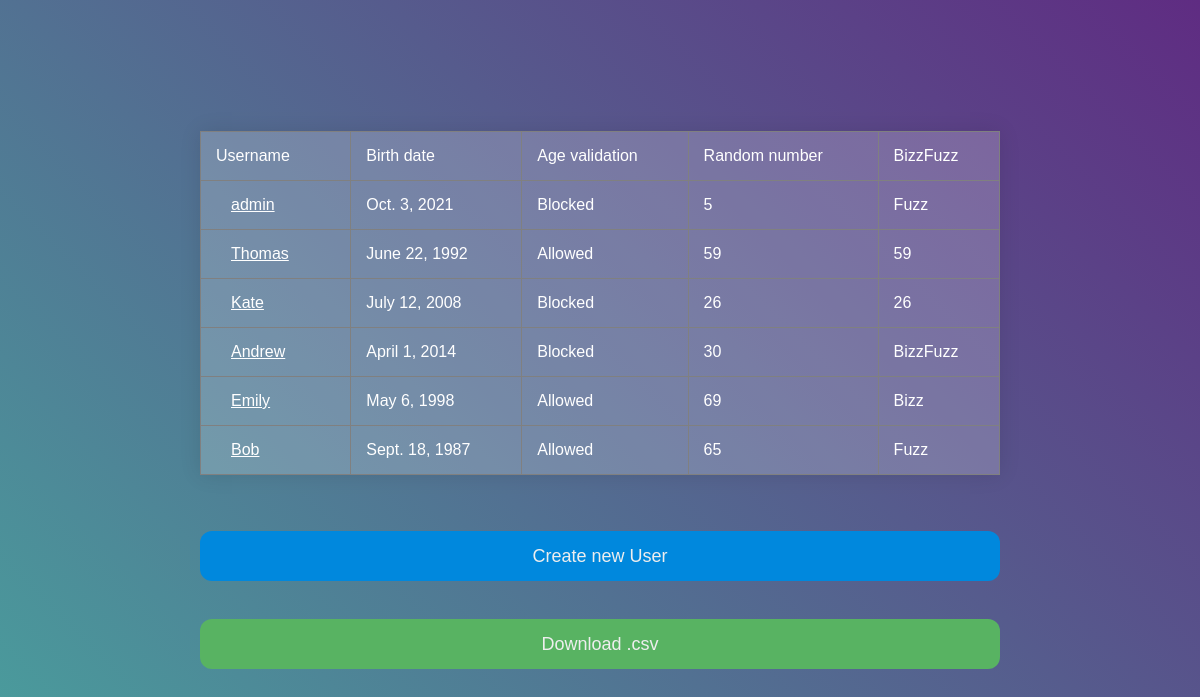
The page / on the database its author committed.
### my_app/models.py (models this page shows, shortened)
class User(AbstractUser):
    birth_date = models.DateField(help_text='Year-Month-Day')
    random_number = models.PositiveIntegerField(editable=False, default=get_rnd)

### my_app/views.py (the view)
# urls.py: path('', UsersList.as_view(), name='users_list'),
class UsersList(DataMixin, ListView):
    paginate_by = 6

### my_app/templatetags/user_filters.py (called while the page is built)
@register.filter
def age_validation(birth_date):
    current_date = datetime.date.today()
    age = current_date.year - birth_date.year - ((current_date.month, current_date.day) < (birth_date.month, birth_date.day))
    return 'Allowed' if age > settings.USER_ALLOWED_AGE else 'Blocked'

@register.filter
def bizz_fuzz(number):
    result = ''
    if not number % 3:
        result += 'Bizz'
    if not number % 5:
        result += 'Fuzz'
    return result if result else number

### my_app/templates/my_app/user_list.html (shortened to what this page needs)
{% extends "base.html" %}
{% load user_filters %}
{% block content %}
    <table border="1">
        <tr>
            <td>Username</td>
            <td>Birth date</td>
            <td>Age validation</td>
            <td>Random number</td>
            <td>BizzFuzz</td>
        </tr>
        {% for user in object_list %}
            <tr>
                <td><a class="user_link" href="{% url 'user_details' user.pk %}">{{ user.username }}</a></td>
                <td>{{ user.birth_date }}</td>
                <td>{{ user.birth_date|age_validation }}</td>
                <td>{{ user.random_number }}</td>
                <td>{{ user.random_number|bizz_fuzz }}</td>
            </tr>
        {% empty %}
            <tr><td colspan="6">No users</td></tr>
        {% endfor %}
    </table>
    <br>
    <a href="{% url 'user_create' %}"><button class="submit">Create new User</button></a> <a href="{% url 'users_download' %}"><button class="download_btn">Download .csv</button></a>
{% endblock %}

### templates/base.html (shortened to what this page needs)
{% load static %}
<!DOCTYPE html>
<html lang="en">
<head>
    <link rel="stylesheet" type="text/css" href="{% static 'MyApp/style.css' %}">
</head>
<body>
<div class="container">
{% block content %}{% endblock content %}
</div>
</body>
</html>

### my_app/static/my_app/style.css (style rules this page uses)
html, body { height: 100%; }
body { margin: 0; background: -webkit-linear-gradient(45deg, #49a09d, #5f2c82); background: linear-gradient(45deg, #49a09d, #5f2c82); font-family: sans-serif; font-weight: 100; }
.container { position: absolute; top: 50%; left: 50%; -webkit-transform: translate(-50%, -50%); transform: translate(-50%, -50%); }
table { width: 800px; border-collapse: collapse; overflow: hidden; box-shadow: 0 0 20px rgba(0, 0, 0, 0.1); }
th, td { padding: 15px; background-color: rgba(255, 255, 255, 0.2); color: #fff; }
tbody td { position: relative; }
.submit { background-color: #08d; border-radius: 12px; border: 0; box-sizing: border-box; color: #eee; cursor: pointer; font-size: 18px; height: 50px; margin-top: 38px; // outline: 0; text-align: center; width: 100%; }
.download_btn { background-color: #58b362; border-radius: 12px; border: 0; box-sizing: border-box; color: #eee; cursor: pointer; font-size: 18px; height: 50px; margin-top: 38px; // outline: 0; text-align: center; width: 100%; }
.user_link { border: #65657b; padding: 15px; color: #fff; }

### rows shown on the page
User: username "admin", birth_date "Oct. 3, 2021", birth_date|age_validation "Blocked", random_number "5", random_number|bizz_fuzz "Fuzz"
User: username "Thomas", birth_date "June 22, 1992", birth_date|age_validation "Allowed", random_number "59", random_number|bizz_fuzz "59"
User: username "Kate", birth_date "July 12, 2008", birth_date|age_validation "Blocked", random_number "26", random_number|bizz_fuzz "26"
User: username "Andrew", birth_date "April 1, 2014", birth_date|age_validation "Blocked", random_number "30", random_number|bizz_fuzz "BizzFuzz"
User: username "Emily", birth_date "May 6, 1998", birth_date|age_validation "Allowed", random_number "69", random_number|bizz_fuzz "Bizz"
User: username "Bob", birth_date "Sept. 18, 1987", birth_date|age_validation "Allowed", random_number "65", random_number|bizz_fuzz "Fuzz"
